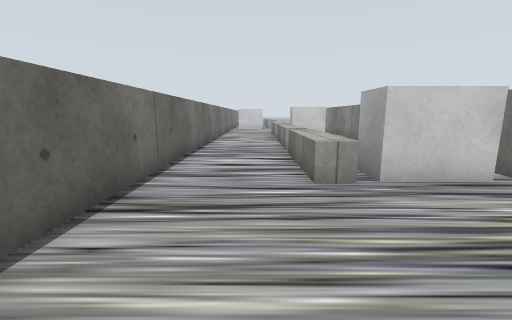
View 1 (above)

21 first-person views from a walk through a Gazebo world. The camera is 0.32 m above the floor, tilts 10° down and sees 90° across. The floor is counted in squares, 0.25 m on a side. Each view is taken from the middle of a square. On the plan, view 1 faces up. The plan holds only what a view shows up to about 12 squares ahead; the rest is blank. The place goes on beyond the plan.

View 2
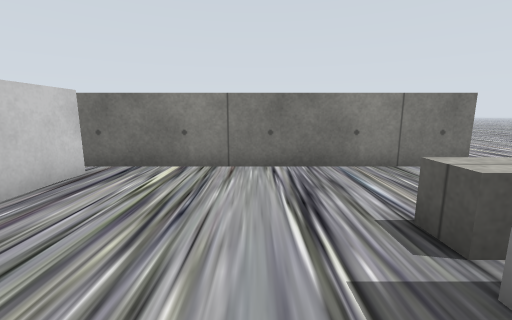

View 3
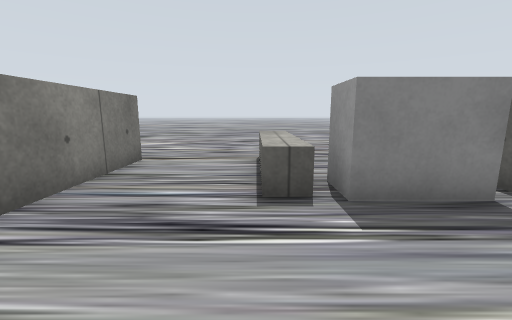

View 4
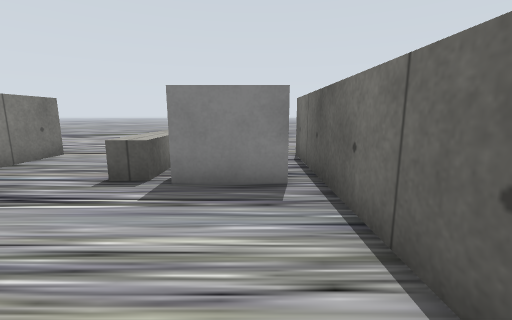

View 5
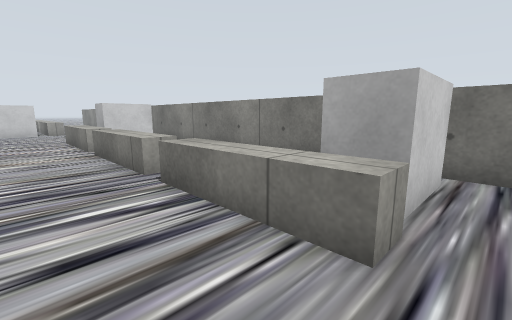

View 6
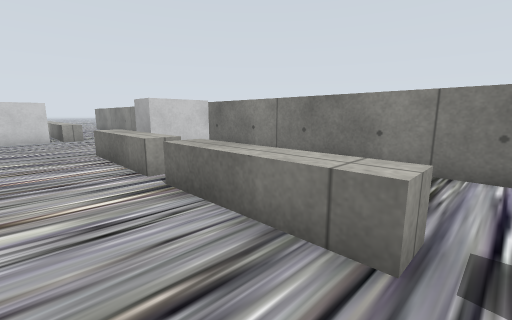

View 7
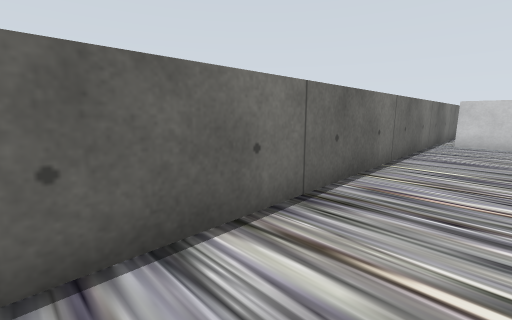

View 8
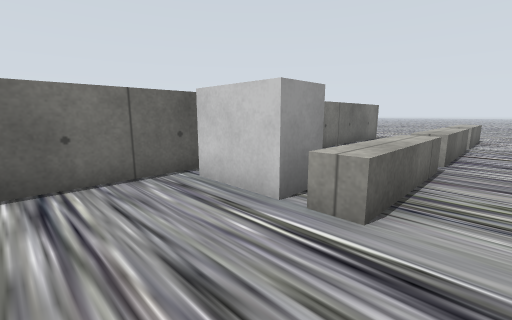

View 9
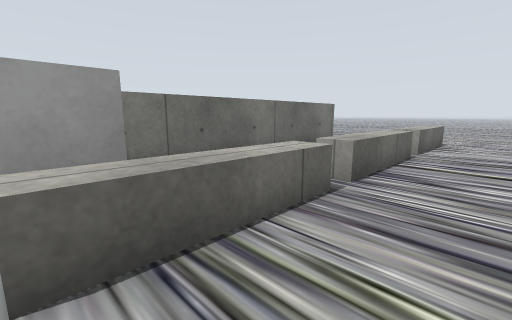

View 10
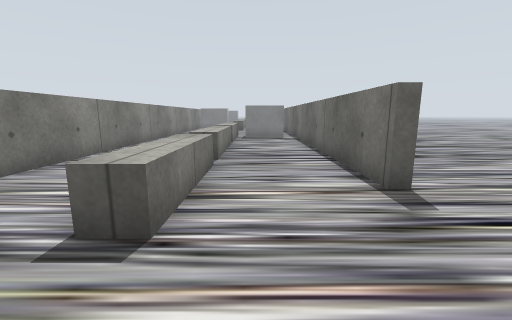

View 11
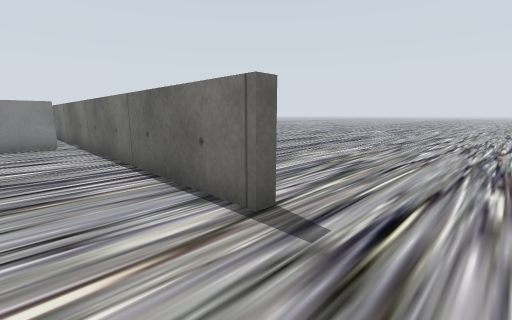

View 12
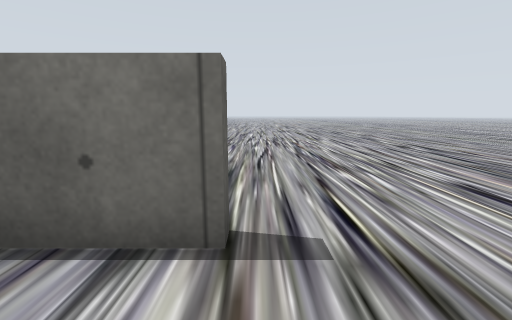

View 13
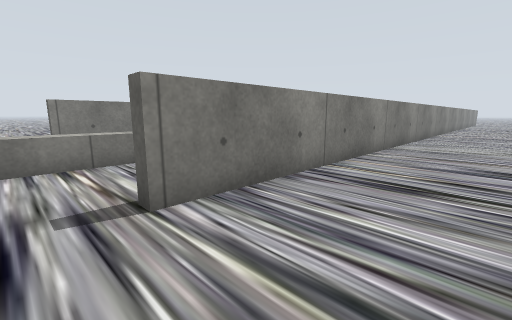

View 14
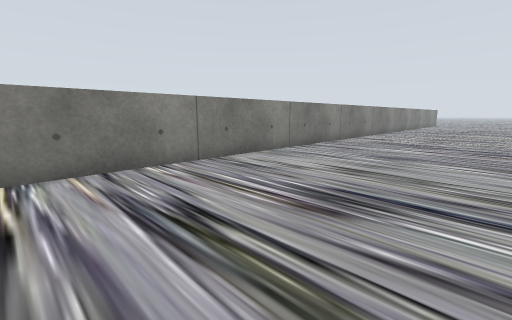

View 15
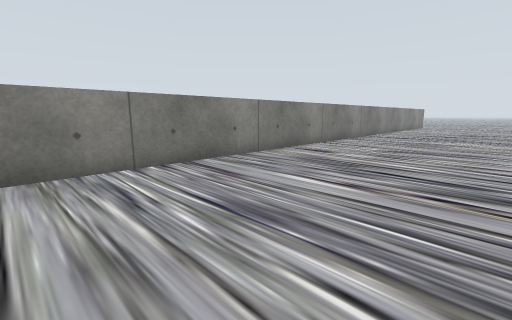

View 16
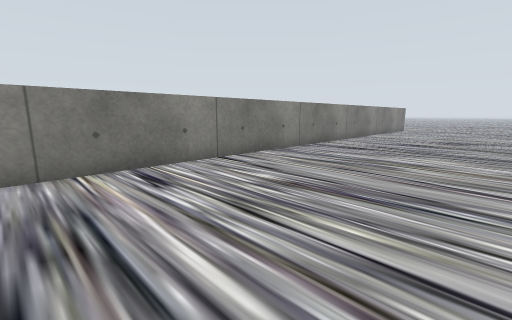

View 17
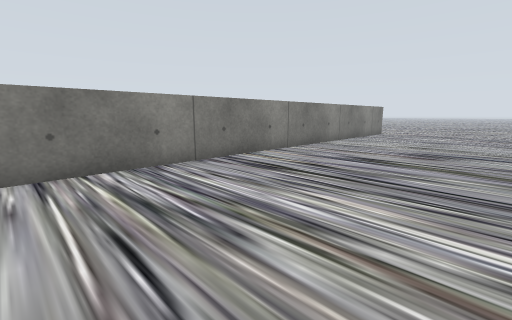

View 18
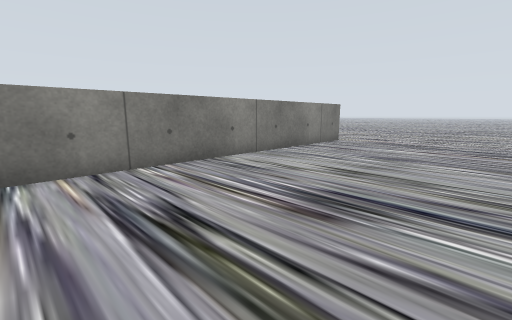

View 19
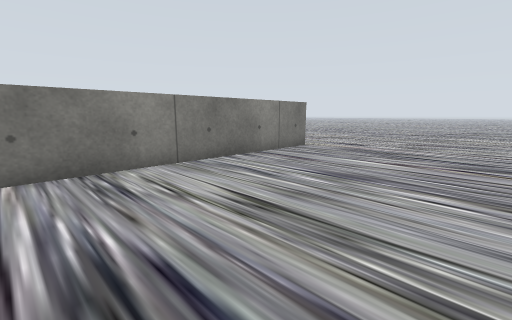

View 20
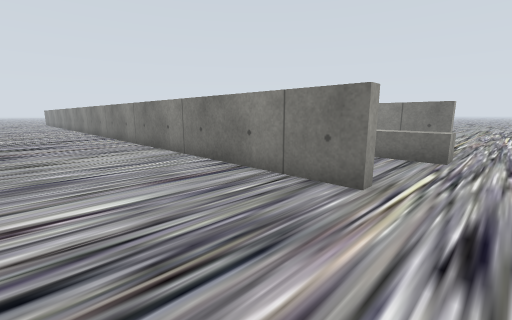

View 21
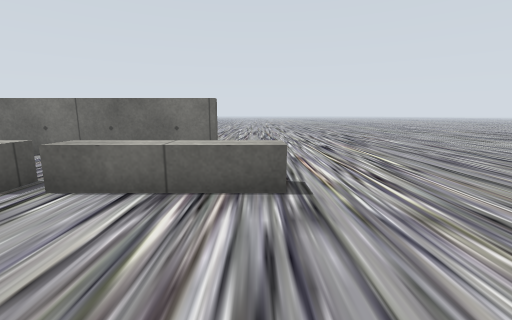

### Floor plan
Points are (right, up) in squares from view 1. A wall is a line through its corners. A room is listed if a view was taken in it or the views show most of it. See-through windows are left out.
Room 1 (views 1, 2, 3, 4, 5)
walls: (-2.3, 4.5) (-2.3, -4.3) (-2.7, -4.3); (5.3, -4.3) (5.3, 3.6)
low walls: (2, 4.7) (1.1, 4.7); (2, -4.9) (1.1, -4.9) (1.1, -0.9) (1.9, -0.9) (1.9, -3.2)
ways out: opening at (-2.5, -5.5) to room 2; opening at (-0.5, 4) to room 2; opening at (3.5, 4.5) to room 3; opening at (5.5, -5.5) to room 3
objects: white box (-1, -2) to (0, -1)
Room 2 (views 6, 7, 10, 11, 12, 13, 14, 15, 16, 17, 18, 19, 20)
walls: (-2.7, -4.3) (-2.7, 35.7) (-2.3, 35.7) (-2.3, 4.5)
low walls: (1.1, 14.3) (1.1, 18.4); (1.1, 9.5) (1.1, 13.5); (1.1, 29) (1.1, 32.7); (1.1, 4.7) (1.1, 8.8); (1.1, 33.5) (1.1, 37.5)
ways out: opening at (-2.5, -5.5) to room 1; opening at (-0.5, 4) to room 1; opening at (1.5, 21) to room 3; opening at (1.5, 39.5) to room 3
objects: white box (-1, 24) to (0, 25)
Room 3 (views 8, 9, 21)
walls: (5.3, 27.8) (5.3, 35.7) (5.8, 35.7); (5.3, 7.6) (5.3, 18.1); (5.3, 3.6) (5.3, 5.6); (5.8, -4.3) (5.3, -4.3)
low walls: (1.9, 28) (1.9, 23.9) (1, 23.9); (1.9, 32.7) (1.9, 28.7); (1.1, 37.5) (1.9, 37.5) (1.9, 33.5)
ways out: opening at (3.5, 4.5) to room 1; opening at (5.5, -5.5) to room 1; opening at (1.5, 21) to room 2; opening at (1.5, 39.5) to room 2
objects: white box (3, 5) to (4, 6); white box (3, 17) to (4, 18)

Where each view was taken, in squares from view 1:
view 1: 0 up, 0 right, facing up
view 2: 1 up, 1 left, facing right
view 3: 3 up, 2 right, facing down
view 4: 4 up, 1 left, facing down
view 5: 4 up, 1 left, facing up-right
view 6: 9 up, 1 left, facing up-right
view 7: 11 up, 0 right, facing up-left
view 8: 21 up, 3 right, facing up-left
view 9: 24 up, 4 right, facing up-left
view 10: 40 up, 0 right, facing down
view 11: 38 up, 0 right, facing down-left
view 12: 36 up, 0 right, facing left
view 13: 37 up, 6 left, facing down-right
view 14: 31 up, 9 left, facing down-right
view 15: 25 up, 9 left, facing down-right
view 16: 19 up, 9 left, facing down-right
view 17: 14 up, 9 left, facing down-right
view 18: 8 up, 9 left, facing down-right
view 19: 5 up, 9 left, facing down-right
view 20: 6 down, 7 left, facing up-right
view 21: 37 up, 6 right, facing left
